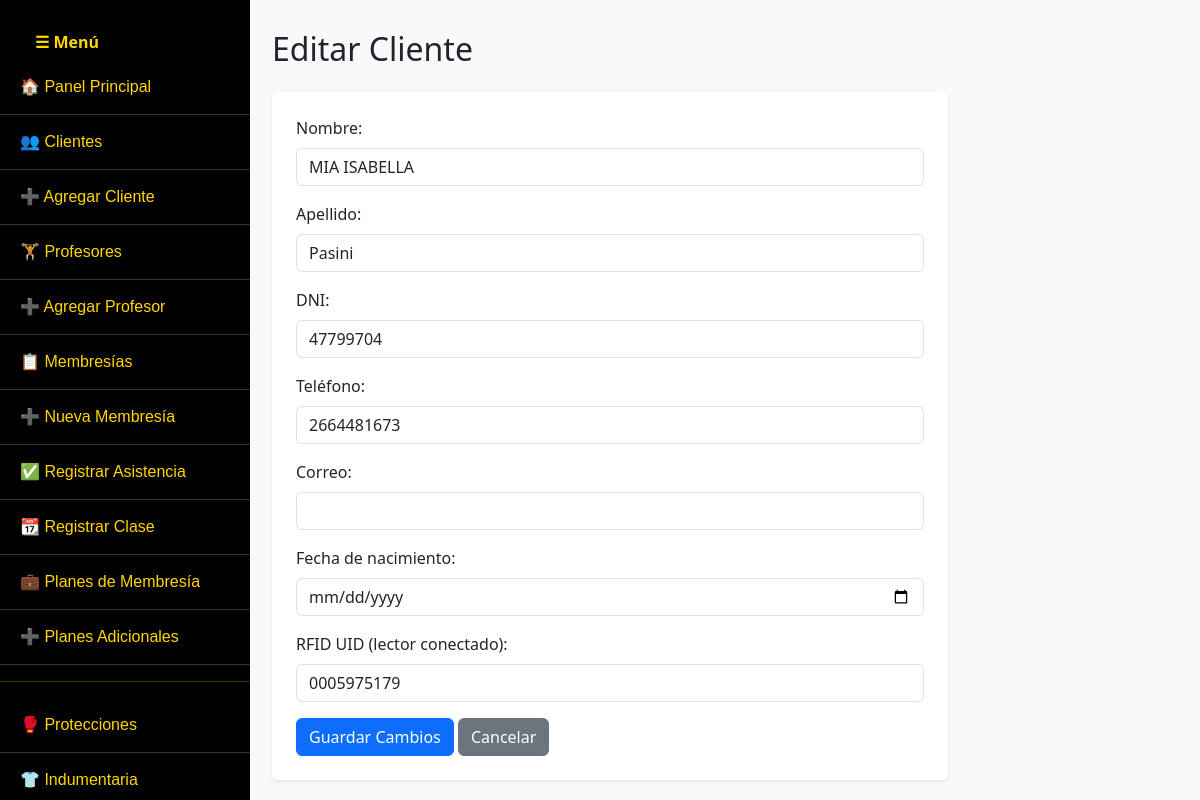
/editar_cliente.php?id=157, run on the app's committed database.
### tables this page shows
CREATE TABLE `clientes` (
  `id` int(11) NOT NULL,
  `nombre` varchar(100) NOT NULL,
  `apellido` varchar(100) NOT NULL,
  `dni` varchar(20) NOT NULL,
  `telefono` varchar(20) DEFAULT NULL,
  `correo` varchar(100) DEFAULT NULL,
  `fecha_nacimiento` date DEFAULT NULL,
  `fecha_ingreso` date DEFAULT NULL,
  `email` varchar(100) DEFAULT NULL,
  `rfid_uid` varchar(100) DEFAULT NULL,
  `tarjeta_rfid` varchar(50) DEFAULT NULL,
  `estado` varchar(20) NOT NULL DEFAULT 'Activo',
  `fecha_vencimiento` date DEFAULT NULL,
  `dias_restantes` int(11) DEFAULT 0,
  `dias_disponibles` int(11) DEFAULT 0
);

### editar_cliente.php (the view, shortened to what this page needs)
<?php
include 'conexion.php';
include 'menu.php';
$id = (int) $_GET['id'];
$resultado = $conexion->query("SELECT * FROM clientes WHERE id = $id");
$cliente = $resultado->fetch_assoc();
?>
<!DOCTYPE html>
<html lang="es">
<head>
  <link href="https://cdn.jsdelivr.net/npm/bootstrap@5.3.0/dist/css/bootstrap.min.css" rel="stylesheet">
</head>
<body class="bg-light">
<div class="container">
  <h2 class="mb-4">Editar Cliente</h2>
  <form method="POST" class="bg-white p-4 rounded shadow-sm">
    <div class="mb-3">
      <label for="nombre" class="form-label">Nombre:</label>
      <input type="text" name="nombre" id="nombre" class="form-control" value="<?= htmlspecialchars($cliente['nombre']) ?>" required>
    </div>
    <div class="mb-3">
      <label for="apellido" class="form-label">Apellido:</label>
      <input type="text" name="apellido" id="apellido" class="form-control" value="<?= htmlspecialchars($cliente['apellido']) ?>" required>
    </div>
    <div class="mb-3">
      <label for="dni" class="form-label">DNI:</label>
      <input type="text" name="dni" id="dni" class="form-control" value="<?= htmlspecialchars($cliente['dni']) ?>" required>
    </div>
    <div class="mb-3">
      <label for="telefono" class="form-label">Teléfono:</label>
      <input type="text" name="telefono" id="telefono" class="form-control" value="<?= htmlspecialchars($cliente['telefono']) ?>">
    </div>
    <div class="mb-3">
      <label for="correo" class="form-label">Correo:</label>
      <input type="email" name="correo" id="correo" class="form-control" value="<?= htmlspecialchars($cliente['correo']) ?>">
    </div>
    <div class="mb-3">
      <label for="fecha_nacimiento" class="form-label">Fecha de nacimiento:</label>
      <input type="date" name="fecha_nacimiento" id="fecha_nacimiento" class="form-control" value="<?= $cliente['fecha_nacimiento'] ?>">
    </div>
    <div class="mb-3">
      <label for="rfid_uid" class="form-label">RFID UID (lector conectado):</label>
      <input type="text" name="rfid_uid" id="rfid_uid" class="form-control" value="<?= htmlspecialchars($cliente['rfid_uid']) ?>" required>
    </div>
    <button type="submit" class="btn btn-primary">Guardar Cambios</button>
    <a href="clientes.php" class="btn btn-secondary">Cancelar</a>
  </form>
</div>
</body>
</html>

### menu.php (style rules this page uses)
body { margin: 0; padding: 0; }

### editar_cliente.php (style rules this page uses)
.container { margin-left: 260px; padding-top: 30px; max-width: 700px; }

### data on the page
clientes: nombre "MIA ISABELLA", apellido "Pasini", dni "47799704", telefono "2664481673", rfid_uid "0005975179"
